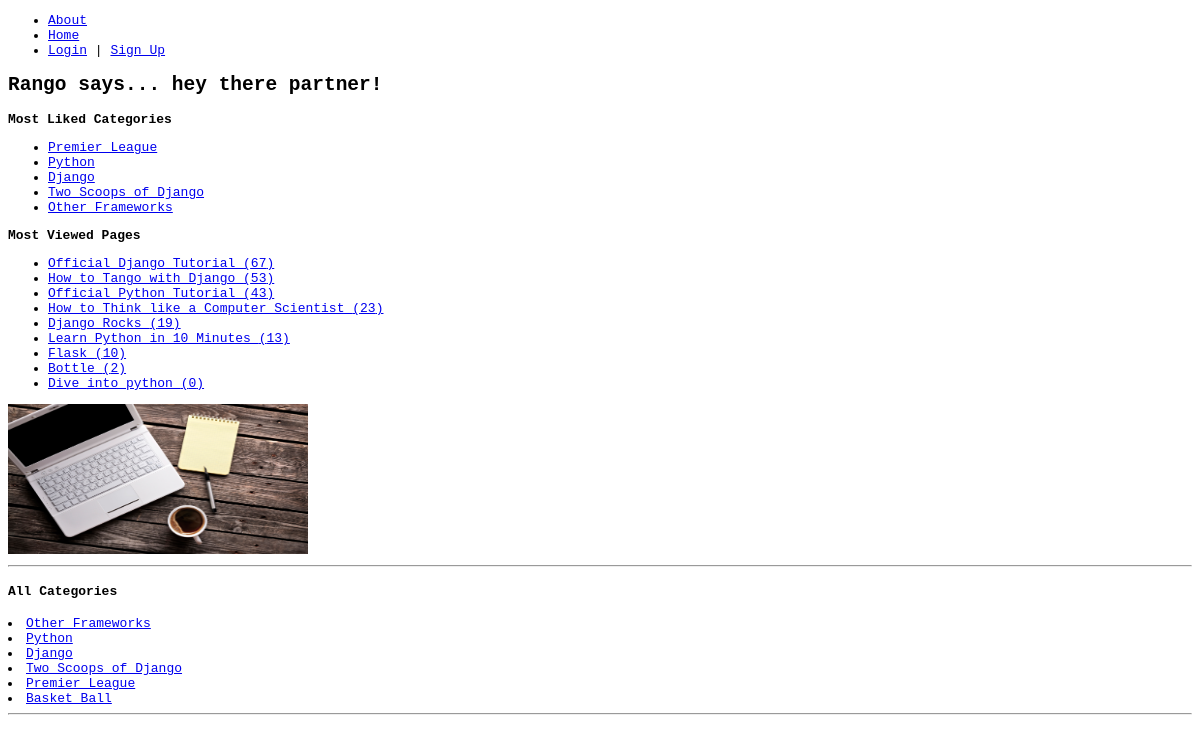
Before: / with the older database file.
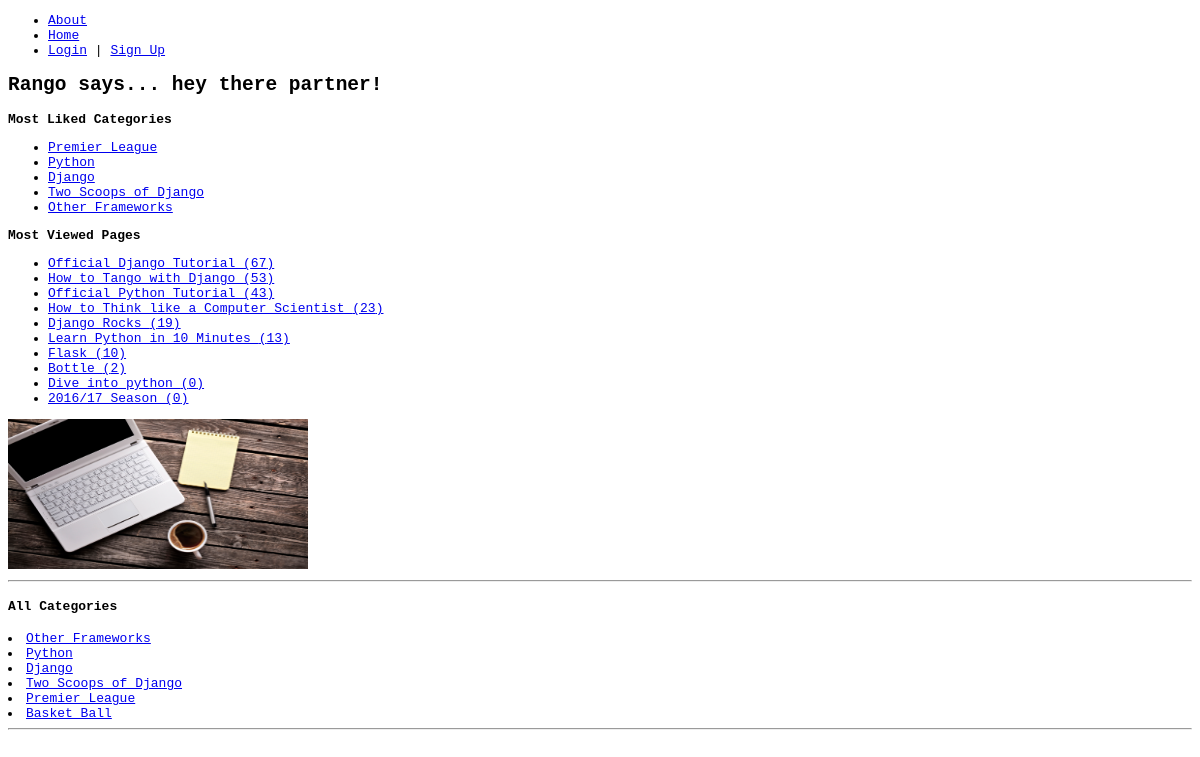
After: the same page with the newer database file.
### rango/models.py (models this page shows, shortened)
class Category(models.Model):
    name= models.CharField(max_length=128,unique=True)
    views = models.IntegerField(default=0)
    likes = models.IntegerField(default=0)
    slug = models.SlugField(blank=True,unique=True)
    class Meta:
        verbose_name_plural = 'Categories'

class Page(models.Model):
    category = models.ForeignKey(Category)
    title = models.CharField(max_length=128)
    url = models.URLField()
    views = models.IntegerField(default=0)

### rango/views.py (the view)
# urls.py: url(r'^$', views.index,name='index'),
def index(request):
    category_list = Category.objects.order_by('-likes')[:5]
    page_list = Page.objects.order_by('-views')[:10]
    context_dict = {'categories':category_list,'pages':page_list}
    return render(request,'rango/index.html',context=context_dict)

### rango/templatetags/rango_template_tags.py (called while the page is built)
@register.inclusion_tag('rango/cats.html')
def get_category_list(cat=None):
    return {'cats': Category.objects.all(),'act_cat':cat }

### templates/rango/index.html (shortened to what this page needs)
{% extends 'rango/base.html'  %}
{% load staticfiles %}
    {% block body_block %}
    <h2>Rango says...
    {% if user.is_authenticated %}
    howdy {{ user.username }}!
    {% else %}
    hey there partner!
    {% endif %}
    </h2>
    <div><strong>Most Liked Categories</strong></div>
    <div>
      {% if categories %}
      <ul>
        {% for category in categories %}
        <li> <a href="{% url 'show_category' category.slug %}">{{ category.name }}</a> </li>
        {% endfor %}
      </ul>
      {% else %}
          <strong>There are no categories present</strong>
      {% endif %}
    </div>
    <div><strong>Most Viewed Pages</strong></div>
    <div>
      {% if pages %}
      <ul>
        {% for page in pages %}
        <li> <a href="{{ page.url }}">{{ page.title}} ({{page.views}})</a> </li>
        {% endfor %}
      </ul>
      {% else %}
          <strong>There are no pages present</strong>
      {% endif %}
    </div>
    <div>
      <img src="{% static 'images/blog.jpg' %}" width="300" height="150" alt="Picture of Rango" />
    </div>
    {% endblock %}

### templates/rango/base.html (shortened to what this page needs)
<!DOCTYPE html>
{% load rango_template_tags %}
{% load staticfiles %}
<html>
<head lang="en">
<link rel="stylesheet" href="{% static '/css/base.css' %}" media="screen" title="no title" charset="utf-8">
</head>
<body>
  <div>
      <ul>
          <li><a href="{% url 'about' %}">About</a></li>
          <li><a href="{% url 'index' %}">Home</a></li>
          {% if user.is_authenticated %}
          <li><a href="{% url 'logout' %}">Logout</a></li>
          {% else %}
          <li><a href="{% url 'login' %}">Login</a> | <a href="{% url 'register' %}">Sign Up</a></li>
          {% endif %}
      </ul>
  </div>
    {% block body_block %}{% endblock %}
    <hr />
    <div>
    {% block sidebar_block %}
    <h4>All Categories</h4>
    {% get_category_list category %}
    {% endblock %}
    </div>
    <hr/>
</body>
</html>

### templates/rango/cats.html
{% for c in cats %}
{% if c == act_cat %}
<li>
    <strong>
<a href="{% url 'show_category' c.slug %}">{{ c.name }}</a>
</strong>
</li>
{% else %}
<li>
    <a href="{% url 'show_category' c.slug %}">{{ c.name }}</a>
</li>
{% endif %}
{% endfor %}

### static/css/base.css (style rules this page uses)
body { font-family:monospace; }

Changed rows visible on the page:
added Page: title "2016/17 Season", views "0"
